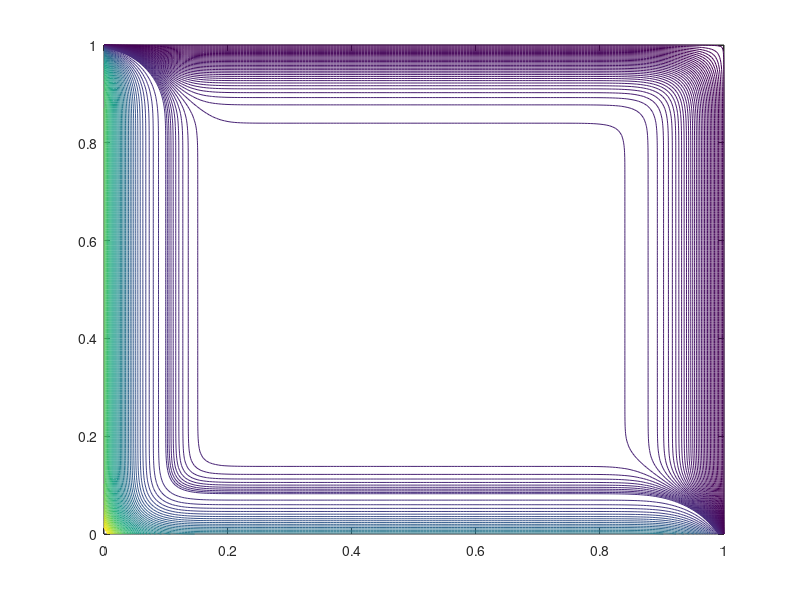

Write MATLAB code to recreate this figure.
clear all
close all
clc

Lx = 1.0;
Ly = 1.0;

Nx = 200;
Ny = 200;

dx = Lx/Nx;
dy = Ly/Ny;

x = linspace(0,Lx,Nx+1);
y = linspace(0,Ly,Ny+1);

[X,Y]=meshgrid(x,y);
X=X';
Y=Y';

T = zeros(Nx+2,Ny+2);
T = T+(40+273);

t = 20.0;

alpha = 8.418*(10^-5);
k = 205.0;
g = .0001;

dt = (1/(2*alpha))*(1/((1/(dx^2))+(1/(dy^2))));

nt = ceil(t/dt);

tstep = 0;

% Boundary Condition Parameters

q1 = 1000000;
q2 = 500000;

T1 = 5+273;
T2 = 5+273;

while (tstep < nt)
    
    T_old = T;
    

    T(2:Nx+1,2:Ny+1)= T_old(2:Nx+1,2:Ny+1)+(((T_old(2:Nx+1,3:Ny+2)+T_old(2:Nx+1,1:Ny)-T_old(2:Nx+1,2:Ny+1).*2)/(dy*dy))...\
                                           +((T_old(3:Nx+2,2:Ny+1)+T_old(1:Nx,2:Ny+1)-T_old(2:Nx+1,2:Ny+1).*2)/(dx*dx)))*alpha*dt + (dt/k)*g;
    
      
                                       
    T(1,:) = T(2,:) + (q1*dx)/k;
    T(:,1) = T(:,2) + (q2*dx)/k;

    T(Nx+2,:) = 2*T1 - T(Nx+1,:);
    T(:,Ny+2) = 2*T2 - T(:,Ny+1);
    
 
    T_res = sum(sum((T-T_old).^2))/((Nx+2)*(Ny+2));
    
    if (T_res < .000001 && T_res ~=0) 
        exit
    end
    
    tstep = tstep + 1;
    
end

TT = (T(1:Nx+1,1:Ny+1)+T(1:Nx+1,2:Ny+2)+T(2:Nx+2,1:Ny+1)+T(2:Nx+2,2:Ny+2))/4;

%figure
%contourf(X,Y,TT-273,'LineStyle','none')
figure
contour(X,Y,TT-273,[linspace(0,50,50),linspace(50,350,50)])
